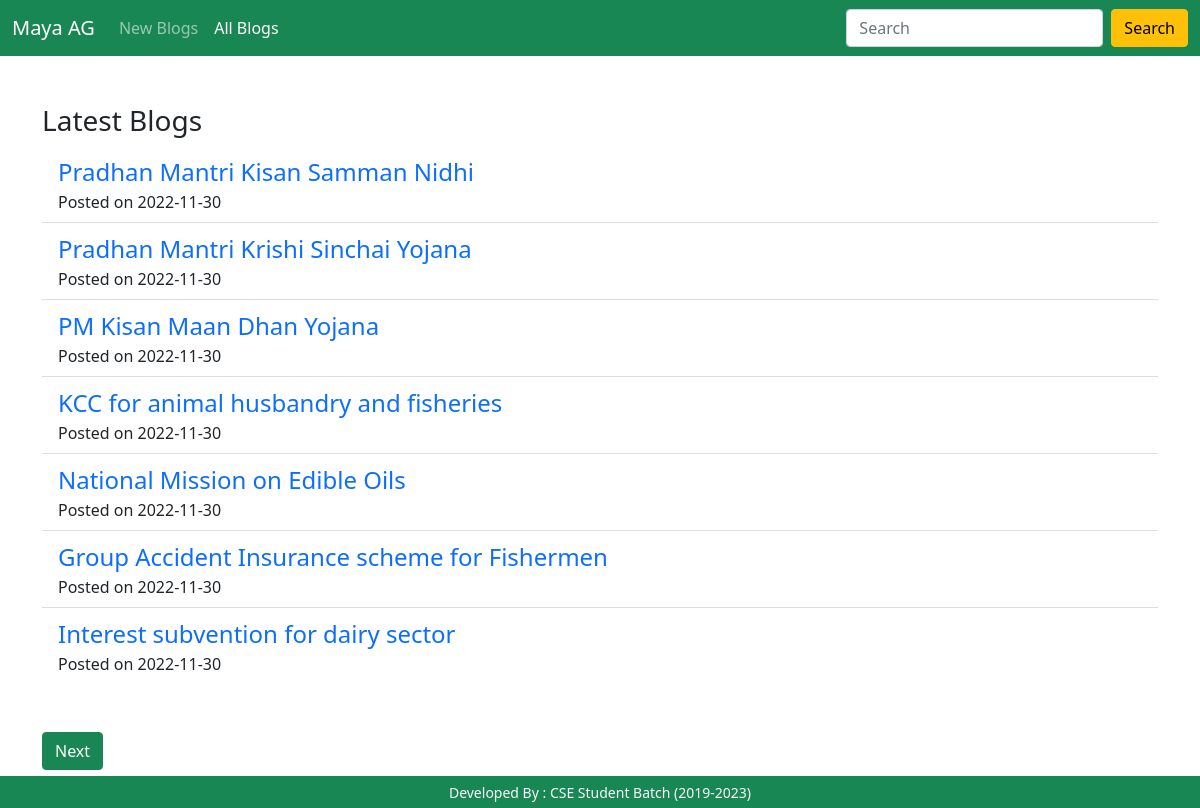
The app's page /admin/allblogs.php (signed in) with its own data.
### tables this page shows
CREATE TABLE `posts` (
  `id` bigint(20) NOT NULL,
  `title` varchar(255) NOT NULL,
  `author` varchar(50) NOT NULL,
  `type` varchar(20) NOT NULL,
  `date` date NOT NULL DEFAULT current_timestamp(),
  `description` text NOT NULL,
  `image` varchar(255) NOT NULL,
  `status` int(11) NOT NULL
);

### admin/allblogs.php (the view, shortened to what this page needs)
<?php
   include_once('../php/connect.php');
   if(isset($_GET['page'])){
     $page = $_GET['page'];
   }else{
     $page = 1;
   }
   $offset=($page-1)*7;
?>
<!DOCTYPE html>
<html lang="en">
  <head>
    <link
      href="https://cdn.jsdelivr.net/npm/bootstrap@5.0.2/dist/css/bootstrap.min.css"
      rel="stylesheet"
    />
  </head>
  <body>
    <nav class="navbar navbar-expand-lg navbar-dark bg-success">
      <div class="container-fluid">
        <a class="navbar-brand" href="./">Maya AG</a>
        <div class="collapse navbar-collapse" id="navbarSupportedContent">
          <ul class="navbar-nav me-auto mb-2 mb-lg-0">
            <li class="nav-item">
              <a class="nav-link " href="./newblogs.php">New Blogs</a>
            </li>
            <li class="nav-item">
              <a class="nav-link active" href="./allblogs.php">All Blogs</a>
            </li>
          </ul>
          <form class="d-flex" action="./search.php" method="get">
            <input
              class="form-control me-2"
              type="search"
              placeholder="Search"
              aria-label="Search"
              name="query"
            />
            <button class="btn btn-warning" type="submit">Search</button>
          </form>
        </div>
      </div>
    </nav>
    <div style="min-height:90vh;">
      <div class="container py-5">
        <h3 class="">Latest Blogs</h3>
        <div class="list-group list-flush">
         <div class="list-group-flush">
         <?php
              $sql= "select * from posts where  status=1 ;";
              $result=mysqli_query($conn,$sql);
              $total = mysqli_num_rows($result);
              $pageCount =ceil(($total)/7);
              $sql = "select * from posts where  status=1 order by id DESC limit 7 OFFSET $offset";
              $result=mysqli_query($conn,$sql);
              if(mysqli_num_rows($result)>0){
                while($row=mysqli_fetch_assoc($result)){
                   echo '
                   <a class="list-group-item"  href="./details.php?id='.$row["id"].'" >
                      <div class="text-primary fs-4">
                      '.$row['title'].'
                      </div>
                     <div class="fw-lighter fs-6">Posted on '.$row['date'].'</div>
                     </a>';
                }
              }
            ?>
         </div>
        </div>
      </div>
      <div class="container d-flex justify-content-between mb-2">
        <?php
          if($page<$pageCount)
           echo '<a <a href="./allblogs.php?page='.($page+1).'"  type="button" class="btn btn-success" >Next</a>';
         ?>
      </div>
 </div>
    <footer>
      <div class="bg-success py-1 text-center text-light ">
        <small> Developed By : CSE Student Batch (2019-2023) </small>
      </div>
    </footer>
  </body>
</html>

### records on screen
posts: title "Pradhan Mantri Kisan Samman Nidhi", date "2022-11-30"
posts: title "Pradhan Mantri Krishi Sinchai Yojana", date "2022-11-30"
posts: title "PM Kisan Maan Dhan Yojana", date "2022-11-30"
posts: title "KCC for animal husbandry and fisheries", date "2022-11-30"
posts: title "National Mission on Edible Oils", date "2022-11-30"
posts: title "Group Accident Insurance scheme for Fishermen", date "2022-11-30"
posts: title "Interest subvention for dairy sector", date "2022-11-30"
